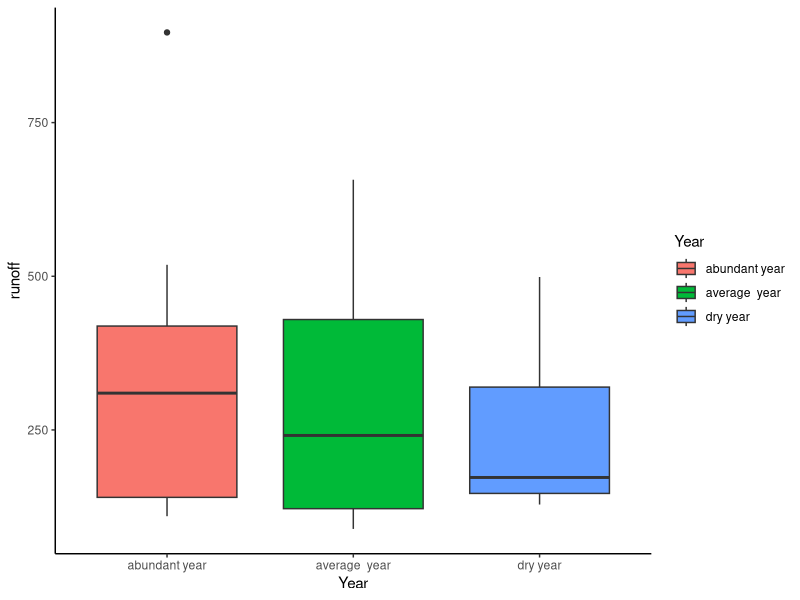

The R script that drew this image:
# Load libraries
library(ggplot2)
library(dplyr)
library(tidyr)

# Set working directory
setwd("D:/R-4.0.2/ESE5023_Assignments/PS3")


baozhusi_data <- read.csv(file = "baozhusi.csv", header = T)
baozhusi_data_tbl<-as_tibble(baozhusi_data) 
baozhusi_data_tbl %>% 
  group_by(Year) %>% 
  ggplot(aes(x = Year, y = runoff, fill =Year)) +
  geom_boxplot() +
  theme_classic()

#7.1
abu_water_year<-baozhusi_data_tbl %>% 
  filter(Year=="abundant year")
aver_water_year<-baozhusi_data_tbl %>% 
  filter(Year=="average  year")
t.test(abu_water_year$runoff, aver_water_year$runoff)


#7.2
anova_one_way <- aov(runoff~ Year, data = baozhusi_data_tbl)
summary(anova_one_way)

#7.3
runoff_data <- read.csv(file = "twenty year.csv", header = T)
runoff_data_tbl<-as_tibble(runoff_data) 
model <- lm( Jan.runoff ~ Year, data=runoff_data_tbl )
summary(model)  

#the data used for 7.3 is the inflow of a hydropower station
#in january each year for 20 years.
#tested with a simple linear regression model ,the  R-squared is  0.009298 
# is far from 1,so the data does not have a clear linear relatonship.

# good work 
